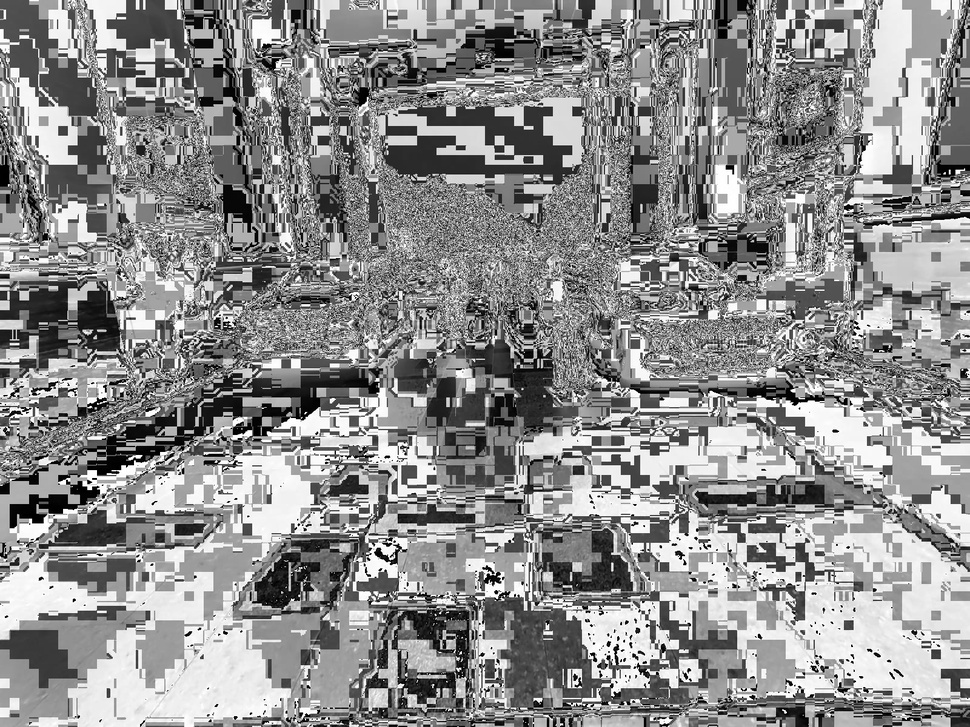
#> input picture img.jpeg, 970 x 727 px, shrunk from 1600 x 1200 before the run, given in place of WhatsApp Image 2024-08-18 at 18.36.52_96d4e0eb.jpg, which was not available
$ jupyter execute scipy.ipynb   (text cells are left out)
#> lines starting #> are read from the running program, lines starting #| are printed output that depends on the picture; after the words box and inside, x2 and y2 are one past the last pixel; in counts of white or black regions, pixels touching at a corner belong together; pictures that were not available may be replaced by others from this repository, and a replacement may not be noted
[cell 1]
import numpy as np
import matplotlib.pyplot as plt
from scipy.ndimage import gaussian_filter, median_filter, laplace, sobel, binary_erosion, binary_dilation, binary_opening, binary_closing
from scipy import ndimage
import imageio

# Load and convert image
image_path = r"C:\Users\abhi1\Downloads\WhatsApp Image 2024-08-18 at 18.36.52_96d4e0eb.jpg"  # Change this to your image path
image = imageio.imread(image_path)
#> image is the input picture: shape (727, 970); min 0, max 255, mean 142.1

# Convert to grayscale if it's a color image
if image.ndim == 3:
    image = np.mean(image, axis=2)

[cell 2]
def histogram_equalization(image):
    histogram, bin_edges = np.histogram(image.flatten(), bins=256, range=(0, 255))
#> histogram = 256 values, max 8081 at index 255, min 1048 at index 14, mean 2754.6; bin_edges = 257 values from 0 to 255
    cdf = histogram.cumsum()
#> cdf = 256 values from 4215 to 705190
    cdf_normalized = cdf * histogram.max() / cdf.max()
#> cdf_normalized = 256 values from 48.3 to 8081
    image_equalized = np.interp(image.flatten(), bin_edges[:-1], cdf_normalized)
    return image_equalized.reshape(image.shape)

enhanced_image = histogram_equalization(image)


# 2. Image Noise Removal and Image Restoration
# Gaussian and Median Filtering
gaussian_filtered_image = gaussian_filter(image, sigma=2)
median_filtered_image = median_filter(image, size=3)

# 3. Morphological Techniques
# Erosion and Dilation
binary_image = image > 128  # Simple thresholding
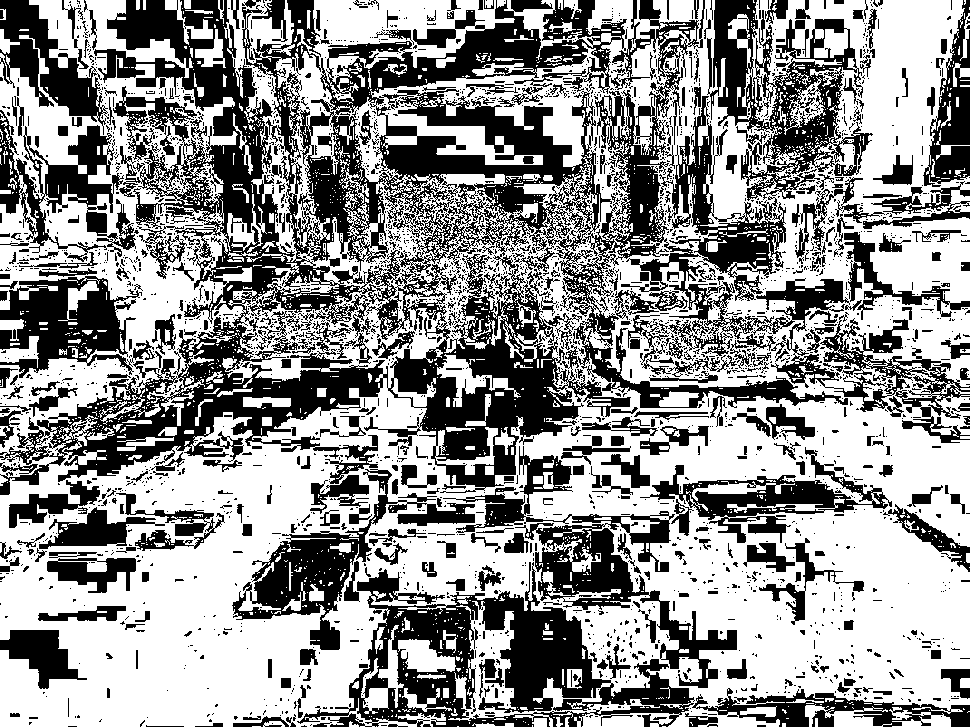
#> binary_image: shape (727, 970) bool; 58% white; 2839 black regions (2419 under 20 px), largest, box (x1, y1, x2, y2) and area: (0, 0, 970, 495) 135126, (297, 562, 695, 727) 21808, (707, 0, 873, 201) 12650
eroded_image = binary_erosion(binary_image, structure=np.ones((3,3)))
#> eroded_image: shape (727, 970) bool; 34.3% white; 2355 white regions (1851 under 20 px), largest, box (x1, y1, x2, y2) and area: (1, 443, 385, 726) 57719, (626, 506, 969, 709) 39059, (525, 398, 969, 546) 19321
dilated_image = binary_dilation(binary_image, structure=np.ones((3,3)))
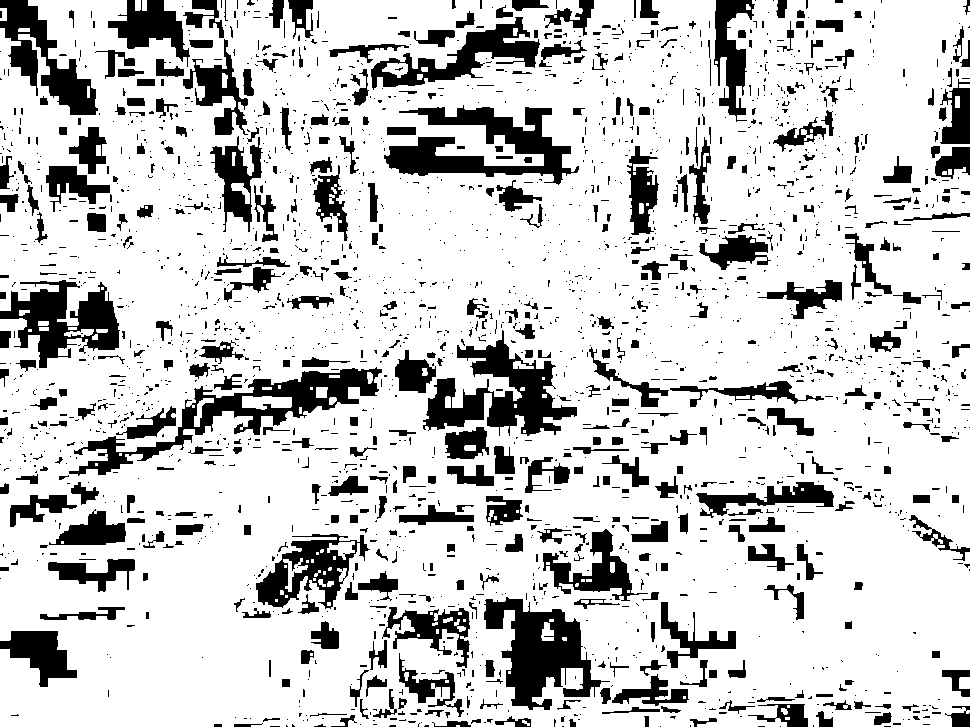
#> dilated_image: shape (727, 970) bool; 80.2% white; 2296 black regions (1785 under 20 px), largest, box (x1, y1, x2, y2) and area: (69, 367, 382, 476) 6769, (423, 330, 577, 436) 6551, (384, 105, 579, 185) 6545

# 4. Image Encoding and Compression (Optional)
# In this case, saving the compressed image using scipy's imageio (no additional compression available in scipy)
compressed_image_path = r"C:\Users\abhi1\Desktop\DIP\img2.jpg"
imageio.imwrite(compressed_image_path, image.astype(np.uint8), format='jpg')

[cell 3]
# Display images
fig, ax = plt.subplots(1, 2, figsize=(12, 10))

# Original Image
ax[0].imshow(image, cmap='gray')
ax[0].set_title('Original Image')
ax[0].axis('off')

# Enhanced Image
ax[1].imshow(enhanced_image, cmap='gray')
ax[1].set_title('Enhanced Image')
ax[1].axis('off')

[cell 4]
fig, ax = plt.subplots(1, 2, figsize=(12,10))

# Noise Removal - Gaussian
ax[0].imshow(gaussian_filtered_image, cmap='gray')
ax[0].set_title('Gaussian Filtered Image')
ax[0].axis('off')

# Noise Removal - Median
ax[1].imshow(median_filtered_image, cmap='gray')
ax[1].set_title('Median Filtered Image')
ax[1].axis('off')

[cell 5]
fig, ax = plt.subplots(1,4, figsize=(18, 12))

# Morphology - Erosion
ax[0].imshow(eroded_image, cmap='gray')
ax[0].set_title('Eroded Image')
ax[0].axis('off')

# Morphology - Dilation
ax[1].imshow(dilated_image, cmap='gray')
ax[1].set_title('Dilated Image')
ax[1].axis('off')

# Morphology - Opening
opened_image = binary_opening(binary_image, structure=np.ones((3,3)))
#> opened_image: shape (727, 970) bool; 47.3% white; 1595 white regions (757 under 20 px), largest, box (x1, y1, x2, y2) and area: (0, 440, 386, 727) 67535, (612, 505, 970, 712) 45459, (524, 396, 970, 547) 23736
ax[2].imshow(opened_image, cmap='gray')
ax[2].set_title('Opened Image')
ax[2].axis('off')

# Morphology - Closing
closed_image = binary_closing(binary_image, structure=np.ones((3,3)))
#> closed_image: shape (727, 970) bool; 68.9% white; 1522 black regions (688 under 20 px), largest, box (x1, y1, x2, y2) and area: (0, 0, 970, 727) 51516, (58, 366, 388, 481) 10452, (391, 321, 578, 437) 9746
ax[3].imshow(closed_image, cmap='gray')
ax[3].set_title('Closed Image')
ax[3].axis('off')

[cell 6]
fig, ax = plt.subplots(figsize=(6, 4))

# Compression Result Display (no actual compression, saving with imageio)
compressed_image = imageio.imread(compressed_image_path)
ax.imshow(compressed_image, cmap='gray')
ax.set_title('Compressed Image (JPEG)')
ax.axis('off')

plt.tight_layout()
plt.show()

[cell 7]
import numpy as np
import matplotlib.pyplot as plt
from scipy import ndimage
from scipy.ndimage import gaussian_filter, laplace, sobel

# Load an example image
image = plt.imread(r"C:\Users\abhi1\Downloads\WhatsApp Image 2024-08-18 at 18.36.52_96d4e0eb.jpg")

# Convert to grayscale if it's a color image
if image.ndim == 3:
    image = np.mean(image, axis=2)

# Blurring the image using a Gaussian filter
blurred_image = gaussian_filter(image, sigma=2)

# Sharpening the image using a Laplacian filter
laplacian_filtered = laplace(image)
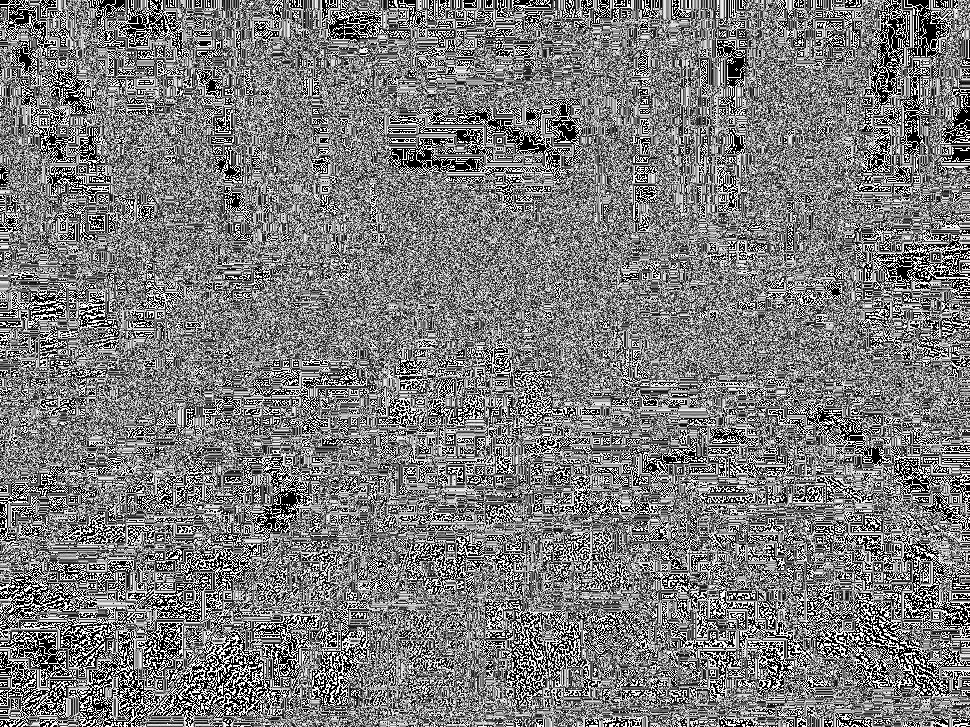
#> laplacian_filtered: shape (727, 970); min 0, max 255, mean 123.3
sharpened_image = image - laplacian_filtered
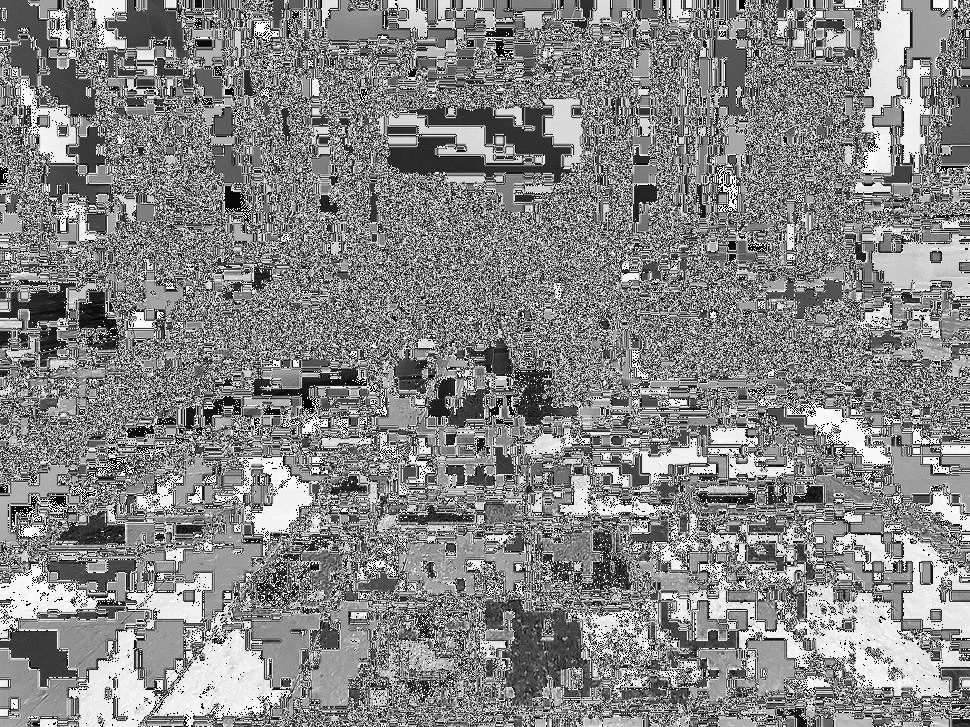
#> sharpened_image: shape (727, 970); min 0, max 255, mean 133.9

# Edge detection using Sobel filter
sobel_x = sobel(image, axis=0)
sobel_y = sobel(image, axis=1)
edges = np.hypot(sobel_x, sobel_y)
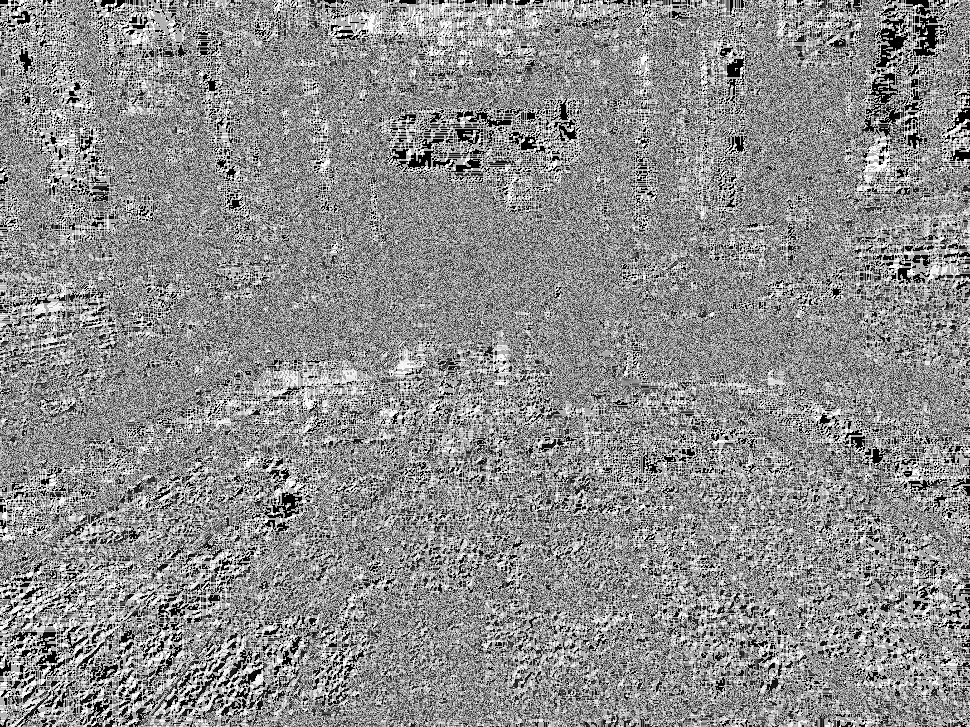
#> edges: shape (727, 970) float16; min 0, max 360.5, mean 200.2; drawn with min black and max white

[cell 8]
# Plot the original and enhanced images
fig, ax = plt.subplots(1, 4, figsize=(15, 5))


ax[0].imshow(image, cmap='gray')
ax[0].set_title('Original Image')
ax[0].axis('off')

ax[1].imshow(blurred_image, cmap='gray')
ax[1].set_title('Blurred Image')
ax[1].axis('off')

ax[2].imshow(sharpened_image, cmap='gray')
ax[2].set_title('Sharpened Image')
ax[2].axis('off')

ax[3].imshow(edges, cmap='gray')
ax[3].set_title('Edge Detection (Sobel)')
ax[3].axis('off')

plt.tight_layout()
plt.show()

[cell 9]
from scipy.ndimage import gaussian_filter, median_filter, laplace, sobel, binary_erosion, binary_dilation, binary_opening, binary_closing, label
from skimage.measure import find_contours

# 5. Image Contouring and Object Counting
def contour_and_count_objects(binary_image):
    labeled_image, num_objects = label(binary_image)
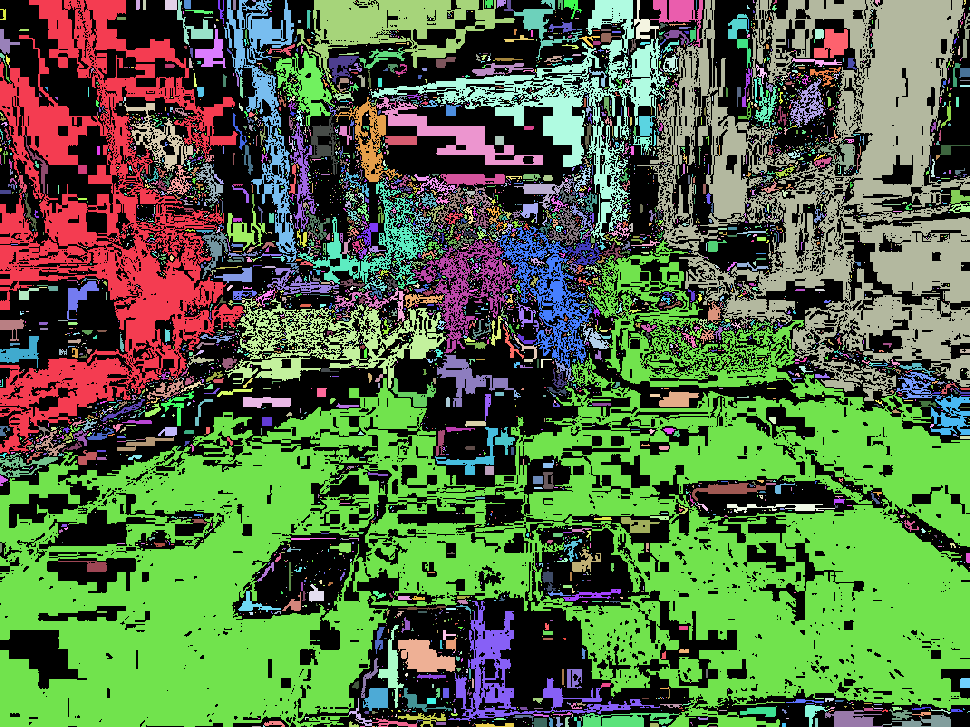
#> labeled_image: shape (727, 970) int32; 5623 distinct labels, from 0 to 5622; one colour per label, 0 black
#> num_objects = 5622
    contours = find_contours(binary_image, level=0.5)
#> contours = 8460 point arrays, longest 9003 points
    return labeled_image, num_objects, contours

labeled_image, num_objects, contours = contour_and_count_objects(binary_image)
#> num_objects = 5622; contours = 8460 point arrays, longest 9003 points

# Plot contours and objects
fig, ax = plt.subplots(figsize=(8,6))
ax.imshow(binary_image, cmap='gray')
for contour in contours:
    ax.plot(contour[:, 1], contour[:, 0], color='r', linewidth=2)
#> this loop made 8460 passes
#> contour on passes 20, 21, 26: [[0, 264.5], [0.5, 265], [0.5, 266], [0, 266.5]], [[0, 268.5], [0.5, 269], [0.5, 270], [0, 270.5]], [[0, 368.5], [0.5, 369], [0, 369.5]]
ax.set_title(f'Contours and Objects Count: {num_objects}')
ax.axis('off')
plt.tight_layout()
plt.show()
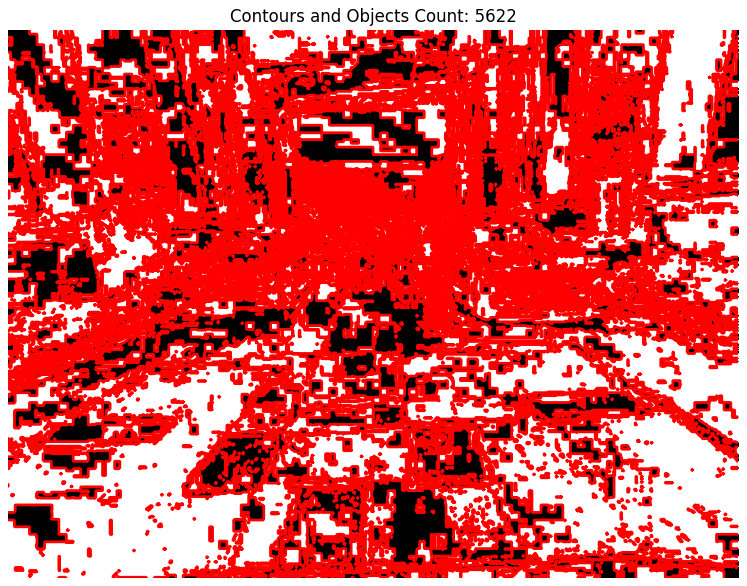
#> figure drawn by matplotlib, 1 panel
